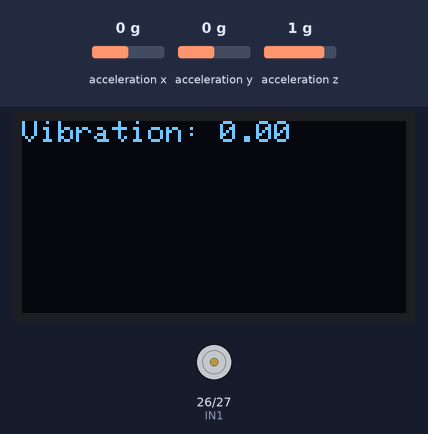
Recording of a sketch running on a simulated ESP32. Shown: 128×64 one-colour display, motor-driver pin pairs drawn as motors (green arrow = first pin HIGH = forward, orange = second pin HIGH = backward, longer = more drive, scaled by the enable pin). The inputs (shaded band) are chosen by the test bench; at power-on: acceleration x 0 g, acceleration z 1 g, acceleration y 0 g. WiFi joins after 1.5 s; servers stay silent unless stated; what the sketch prints to the serial monitor is not drawn.

Above: at 6.9 s.
7.0 s: acceleration x set to -0.6 g
At 7.6 s:
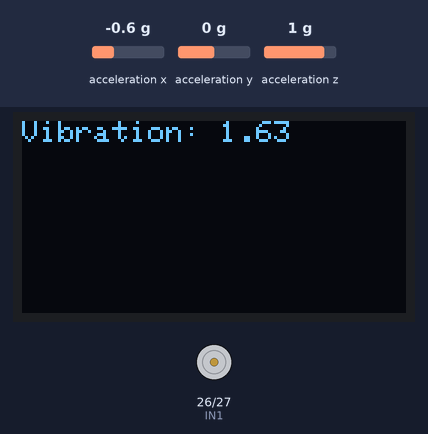
8.6 s: acceleration x set to -0.9 g
At 10.1 s:
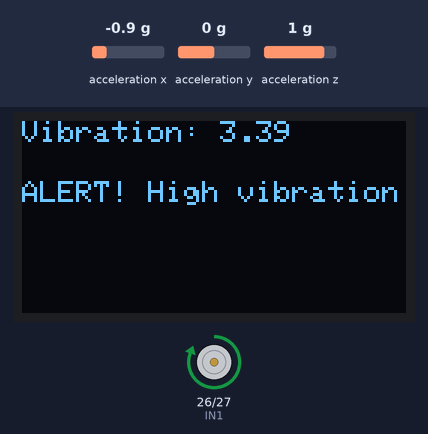
11.3 s: acceleration z set to -0.8 g
At 13.6 s:
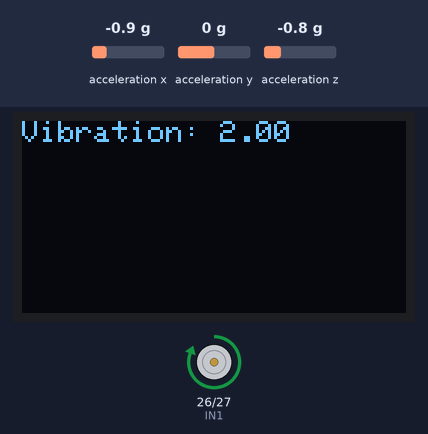
13.9 s: acceleration y set to -0.2 g
At 16.1 s:
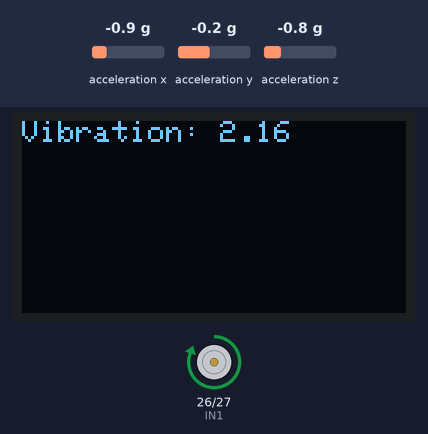
16.9 s: acceleration y set to -0.5 g
At 19.0 s:
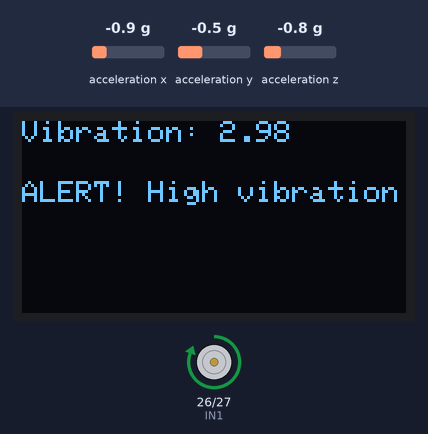
19.3 s: acceleration y set to 0 g
At 21.5 s:
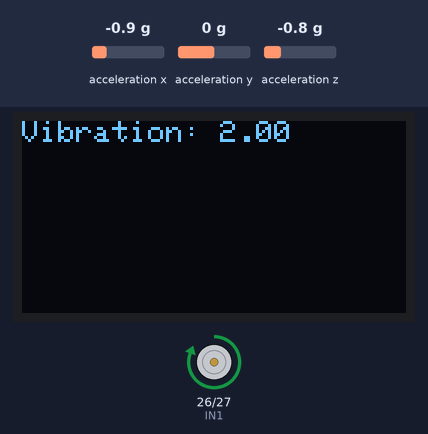
Timing chart, 0 to 25.9 s (numbered marks = the images above; inputs shaded):
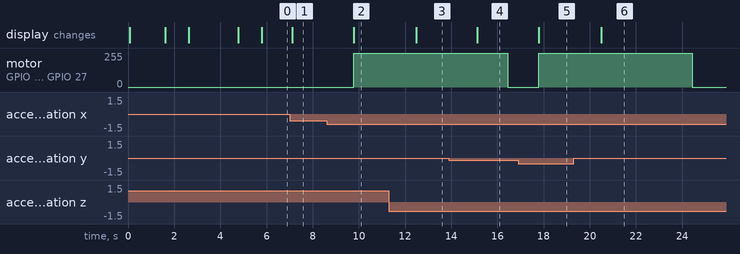

Measured:
- the behaviour switches between -0.7 and -0.8 g on acceleration x (found by bisection; images 1 and 2)
- the behaviour switches between -0.3 and -0.4 g on acceleration y (found by bisection; images 4 and 5)
- after the input at 7.0 s, the display: changes after 0.12 s (image 1)
- after the input at 8.6 s, motor on GPIO 26 (IN1) / GPIO 27 (IN2): stopped → forward 255/255 after 1.2 s; the display: changes after 1.2 s (image 2)
- after the input at 11.3 s, the display: changes after 1.2 s (image 3)
- after the input at 13.9 s, the display: changes after 1.2 s (image 4)
- after the input at 16.9 s, motor on GPIO 26 (IN1) / GPIO 27 (IN2): stopped → forward 255/255 after 0.89 s; the display: changes after 0.89 s (image 5)
- after the input at 19.3 s, motor on GPIO 26 (IN1) / GPIO 27 (IN2): forward 255/255 → stopped after 5.1 s; the display: changes after 1.2 s (image 6)

The sketch:

FInal_MVM.ino
```cpp
#include <Wire.h>
#include <Adafruit_GFX.h>
#include <Adafruit_SSD1306.h>
#include <Adafruit_ADXL345_U.h>
#include <WiFi.h>
#include "ThingSpeak.h"

#define SCREEN_WIDTH 128
#define SCREEN_HEIGHT 64
#define OLED_ADDR 0x3C

Adafruit_SSD1306 display(SCREEN_WIDTH, SCREEN_HEIGHT, &Wire, -1);
Adafruit_ADXL345_Unified accel = Adafruit_ADXL345_Unified(12345);

// Motor pins
#define IN1 26
#define IN2 27
#define ENA 25


// Wi-Fi & ThingSpeak
const char* ssid = "Dhairya's Wifi";
const char* password = "123456789";
WiFiClient client;
unsigned long myChannelNumber = 1234567;
const char* myWriteAPIKey = "1234567890";

float baseline = 0;
unsigned long lastAlertTime = 0;
bool alertActive = false;

void setup() {
  Serial.begin(115200);

  // OLED setup
  display.begin(SSD1306_SWITCHCAPVCC, OLED_ADDR);
  display.clearDisplay();
  display.setTextColor(WHITE);
  display.setTextSize(1);
  display.setCursor(0, 0);
  display.println("Vibration Monitor");
  display.display();

  // ADXL345
  if (!accel.begin()) {
    Serial.println("No ADXL345 detected!");
    while (1);
  }
  accel.setRange(ADXL345_RANGE_16_G);

  // Motor pins
  pinMode(IN1, OUTPUT);
  pinMode(IN2, OUTPUT);
  pinMode(ENA, OUTPUT);

  // WiFi
  WiFi.begin(ssid, password);
  display.setCursor(0, 10);
  display.println("Connecting WiFi...");
  display.display();
  while (WiFi.status() != WL_CONNECTED) {
    delay(500);
    Serial.print(".");
  }
  ThingSpeak.begin(client);

  display.clearDisplay();
  display.setCursor(0, 0);
  display.println("WiFi Connected!");
  display.display();
  delay(1000);

  // Calibrate baseline
  display.clearDisplay();
  display.setCursor(0, 0);
  display.println("Calibrating...");
  display.display();

  float sum = 0;
  for (int i = 0; i < 100; i++) {
    sensors_event_t event;
    accel.getEvent(&event);
    float mag = sqrt(event.acceleration.x * event.acceleration.x +
                     event.acceleration.y * event.acceleration.y +
                     event.acceleration.z * event.acceleration.z);
    sum += mag;
    delay(20);
  }
  baseline = sum / 100.0;
  display.clearDisplay();
  display.setCursor(0, 0);
  display.print("Baseline: ");
  display.println(baseline);
  display.display();
  delay(1000);
}

void loop() {
  sensors_event_t event;
  accel.getEvent(&event);

  float mag = sqrt(event.acceleration.x * event.acceleration.x +
                   event.acceleration.y * event.acceleration.y +
                   event.acceleration.z * event.acceleration.z);

  float vibration = fabs(mag - baseline);

  // OLED display
  display.clearDisplay();
  display.setCursor(0, 0);
  display.setTextSize(1);
  display.print("Vibration: ");
  display.println(vibration, 2);

  // ---- ALERT TRIGGER ----
  if (vibration > 2.5) {
    display.setCursor(0, 20);
    display.setTextSize(1);
    display.println("ALERT! High vibration");
    display.display();

    // MOTOR ON (Forward)
    digitalWrite(IN1, HIGH);
    digitalWrite(IN2, LOW);
    digitalWrite(ENA, HIGH);  // Enable

    alertActive = true;
    lastAlertTime = millis();
  }

  // ---- END ALERT AFTER 5 SEC ----
  else if (alertActive && millis() - lastAlertTime > 5000) {

    // MOTOR OFF
    digitalWrite(IN1, LOW);
    digitalWrite(IN2, LOW);
    digitalWrite(ENA, LOW);

    alertActive = false;
  }

  display.display();

  // SEND TO THINGSPEAK
  ThingSpeak.setField(1, vibration);
  ThingSpeak.writeFields(myChannelNumber, myWriteAPIKey);

  delay(1000);
}
```
